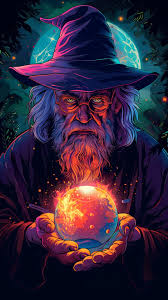
#> input picture Detection & Thresholding/image.jpg, 168 x 300 px, found by its file name
$ python thresholding.py
#> lines starting #> are read from the running program, lines starting #| are printed output that depends on the picture; after the words box and inside, x2 and y2 are one past the last pixel; in counts of white or black regions, pixels touching at a corner belong together
# Thresholding
import cv2

image = cv2.imread('Detection & Thresholding/image.jpg', cv2.IMREAD_GRAYSCALE)
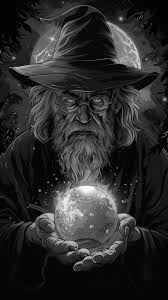
#> image: shape (300, 168); min 0, max 255, mean 43.1

threshold1 = 60 # Low threshold (Below this value, pixel is set to 0)
threshhold2 = 150 # High threshold (Above this value, pixel is set to 255)

ret, thresh_img = cv2.threshold(image, threshold1, threshhold2, cv2.THRESH_BINARY)
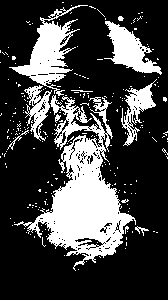
#> thresh_img: shape (300, 168); values 0 (black) and 150 (white), 26.1% white; 231 white regions (221 under 20 px), largest, box (x1, y1, x2, y2) and area: (14, 95, 136, 271) 7468, (9, 5, 88, 96) 2162, (104, 21, 162, 75) 1362
#> ret = 60

cv2.imshow('Grayscale Image', image)
cv2.imshow('Canny Edge', thresh_img)

cv2.waitKey(0)
cv2.destroyAllWindows()

""""""
